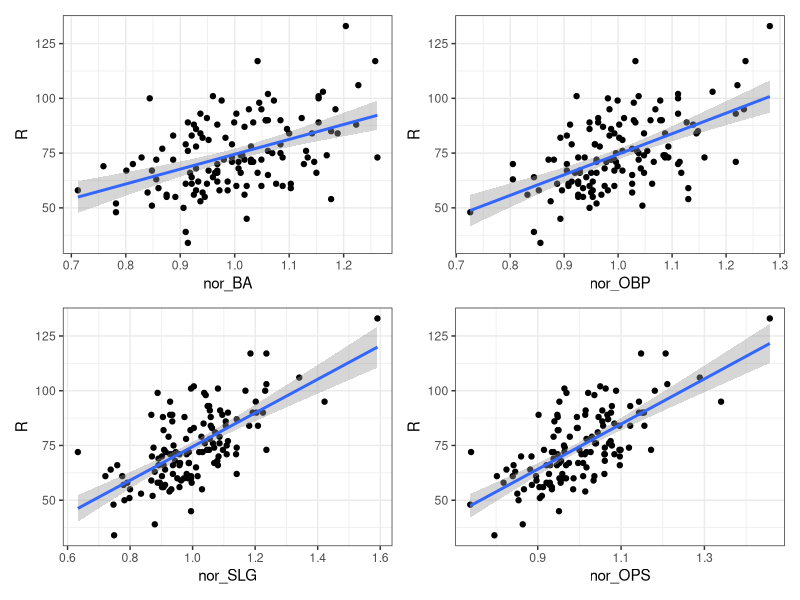
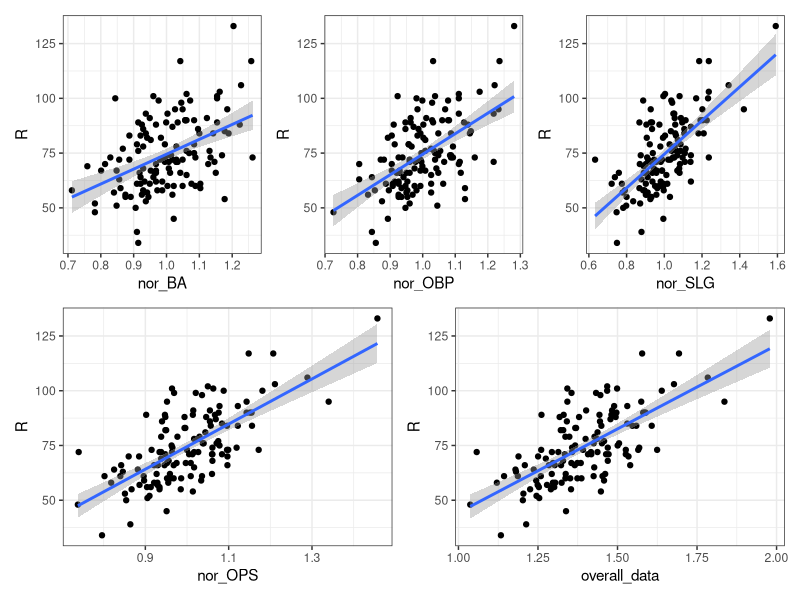
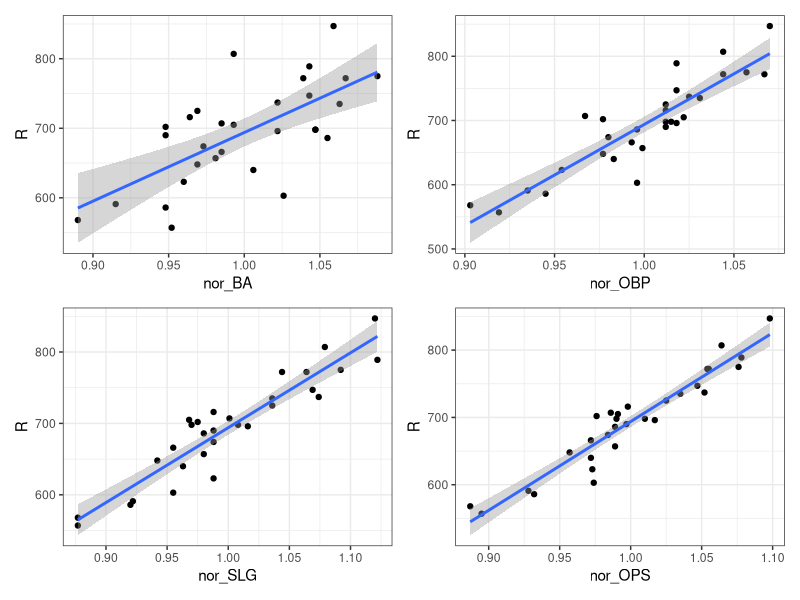
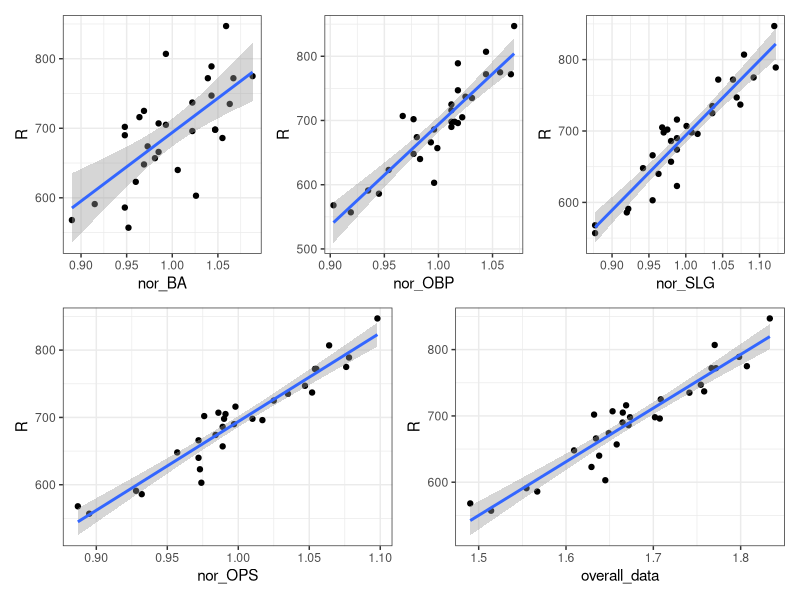

Reproduce these figures in R, in order.
### 1. setup ###
library(tidyverse)
library(kableExtra)
library(patchwork)



### 2. load data ###
# Load data from 2022 MLB batter (source: https://baseballsavant.mlb.com/)
batter_22 <- read.csv("batters_2022.csv")

# first name + last name으로 name column 만들기
batter_22 <- batter_22 %>% 
  mutate(
    name = paste(first_name, last_name, sep= " ")
  )



### 3. change name of column : data I need: BA, SLG, OBP, OPS ###
# 사용할 column을 약어로 수정
batter_22  <- 
  rename(batter_22,
         BA = batting_avg,
         SLG = slg_percent, 
         OBP = on_base_percent,
         OPS = on_base_plus_slg,
         R = r_run)



### 4. normalizing ###
# 각 통계량을 0에서 1의 척도로 정규화

# means
# 지표별 선수들의 평균을 담을 batter_means 테이블을 만듦
mean_selected <- select(batter_22, BA, OBP, SLG, OPS)
batter_means <- mean_selected %>% 
  summarize_all(mean)

# normalizing
# 정규화한 값을 batter_22 테이블에 nor_[지표이름] 칼럼으로 추가
batter_22 <- batter_22 %>% 
  mutate(    
    nor_BA = round(BA / batter_means$BA, digits = 3), 
    nor_OBP = round(OBP / batter_means$OBP, digits = 3), 
    nor_SLG = round(SLG / batter_means$SLG, digits = 3),
    nor_OPS = round(OPS / batter_means$OPS, digits = 3)
  )



### 5. Correlation ###

# Correlate to Runs
# 가중치를 결정하기 위한 상관관계 계산
batter_cor <- data.frame(
  r_BA = cor(batter_22$nor_BA, batter_22$R), 
  r_OBP = cor(batter_22$nor_OBP, batter_22$R),
  r_SLG = cor(batter_22$nor_SLG, batter_22$R),
  r_OPS = cor(batter_22$nor_OPS, batter_22$R)
) 

# Visualization
p1 <- ggplot(data = batter_22, aes(x = nor_BA, y = R)) + 
  geom_point() + 
  geom_smooth(method = "lm") + 
  theme_bw()

p2 <- ggplot(data = batter_22, aes(x = nor_OBP, y = R)) + 
  geom_point() + 
  geom_smooth(method = "lm") + 
  theme_bw()

p3 <- ggplot(data = batter_22, aes(x = nor_SLG, y = R)) + 
  geom_point() + 
  geom_smooth(method = "lm") +
  theme_bw()

p4 <- ggplot(data = batter_22, aes(x = nor_OPS, y = R)) + 
  geom_point() + 
  geom_smooth(method = "lm") +
  theme_bw()

(p1|p2)/(p3|p4)



### 6. determine weight ###
# 공격력을 측정에 있어 상대적인 중요성을 기반으로 각 지표에 가중치를 할당
# 가중치는 네 범주의 상관관계의 합에 대한 각 범주의 비율로 계산

batter_cor <- batter_cor %>% 
  mutate (
    weight_BA = r_BA / (r_BA +  r_OBP + r_SLG + r_OPS),
    weight_OBP = r_OBP / (r_BA +  r_OBP + r_SLG + r_OPS), 
    weight_SLG = r_SLG / (r_BA +  r_OBP + r_SLG + r_OPS),
    weight_OPS = r_OPS / (r_BA +  r_OBP + r_SLG + r_OPS)    
  )

# weight of BA == 0.192
# weight of OBP == 0.235
# weight of SLG == 0.279
# weight of OPS == 0.292



### 7. Multiply each normalized data by weight to create an overall value ###
# 정규화된 각 데이터에 가중치를 곱해 새로운 지표(overall_data)를 만듦
batter_22 <- batter_22 %>% 
  mutate (
    overall_data = (nor_BA * batter_cor$weight_BA) + (nor_OBP * batter_cor$weight_OBP) +
      (nor_SLG * batter_cor$weight_SLG) + (nor_OPS * batter_cor$r_OPS)
  )



### 8. Correlate newly created data with R ###
# 가중치를 사용하여 생성된 overall_data와 R(run) 사이의 상관관계 계산
batter_cor <- batter_cor %>% 
  mutate(
    r_overall_data = cor(batter_22$overall_data, batter_22$R)
  ) 

p5 <- ggplot(data = batter_22, aes(x = overall_data, y = R)) + 
  geom_point() + 
  geom_smooth(method = "lm") +
  theme_bw()

(p1|p2|p3)/(p4|p5)

#---------------------------------------------------------------------------

# 같은 방법으로 팀 데이터에 적용
team_batting_22 <- read.csv("team_batting_2022.csv")

### 1. Column 이름 수정 ###
# data I need: BA, SLG, OBP, OPS
team_batting_22  <- 
  rename(team_batting_22, BA = AVG)



### 2. normalizing ###

# means
# 지표별 선수들의 평균을 담을 team_mean_selected 테이블을 만듦
team_mean_selected <- select(team_batting_22, BA, OBP, SLG, OPS)
team_batting_means <- team_mean_selected %>% 
  summarize_all(mean)

# normalizing
# 정규화한 값을 team_batting_22 테이블에 nor_[지표이름] 칼럼으로 추가
team_batting_22 <- team_batting_22 %>% 
  mutate(    
    nor_BA = round(BA / team_batting_means$BA, digits = 3), 
    nor_OBP = round(OBP / team_batting_means$OBP, digits = 3), 
    nor_SLG = round(SLG / team_batting_means$SLG, digits = 3),
    nor_OPS = round(OPS / team_batting_means$OPS, digits = 3)
  )



### 3. Correlation ###

# Correlate to Runs
# 가중치를 결정하기 위한 상관관계 계산
team_batting_cor <- data.frame(
  r_BA = cor(team_batting_22$nor_BA, team_batting_22$R), 
  r_OBP = cor(team_batting_22$nor_OBP, team_batting_22$R),
  r_SLG = cor(team_batting_22$nor_SLG, team_batting_22$R),
  r_OPS = cor(team_batting_22$nor_OPS, team_batting_22$R)
) 

# Visualization
p1_team <- ggplot(data = team_batting_22, aes(x = nor_BA, y = R)) + 
  geom_point() + 
  geom_smooth(method = "lm") + 
  theme_bw()

p2_team <- ggplot(data = team_batting_22, aes(x = nor_OBP, y = R)) + 
  geom_point() + 
  geom_smooth(method = "lm") + 
  theme_bw()

p3_team <- ggplot(data = team_batting_22, aes(x = nor_SLG, y = R)) + 
  geom_point() + 
  geom_smooth(method = "lm") +
  theme_bw()

p4_team <- ggplot(data = team_batting_22, aes(x = nor_OPS, y = R)) + 
  geom_point() + 
  geom_smooth(method = "lm") +
  theme_bw()

(p1_team|p2_team)/(p3_team|p4_team)



### 4. determine weight ###
# 공격력을 측정에 있어 상대적인 중요성을 기반으로 각 지표에 가중치를 할당
# 가중치는 네 범주의 상관관계의 합에 대한 각 범주의 비율로 계산

team_batting_cor <- team_batting_cor %>% 
  mutate (
    weight_BA = r_BA / (r_BA +  r_OBP + r_SLG + r_OPS),
    weight_OBP = r_OBP / (r_BA +  r_OBP + r_SLG + r_OPS), 
    weight_SLG = r_SLG / (r_BA +  r_OBP + r_SLG + r_OPS),
    weight_OPS = r_OPS / (r_BA +  r_OBP + r_SLG + r_OPS)    
  )

# weight of BA == 0.195
# weight of OBP == 0.259
# weight of SLG == 0.269
# weight of OPS == 0.275



### 5. Multiply each normalized data by weight to create an overall value ###
# 정규화된 각 데이터에 가중치를 곱해 새로운 지표(overall_data)를 만듦
team_batting_22 <- team_batting_22 %>% 
  mutate (
    overall_data = (nor_BA * team_batting_cor$weight_BA) + (nor_OBP * team_batting_cor$weight_OBP) +
      (nor_SLG * team_batting_cor$weight_SLG) + (nor_OPS * team_batting_cor$r_OPS)
  )



### 6. Correlate newly created data with R ###
# 가중치를 사용하여 생성된 overall_data와 R(run) 사이의 상관관계 계산
team_batting_cor <- team_batting_cor %>% 
  mutate(
    r_overall_data = cor(team_batting_22$overall_data, team_batting_22$R)
  ) 

# Visualization
p5_team <- ggplot(data = team_batting_22, aes(x = overall_data, y = R)) + 
  geom_point() + 
  geom_smooth(method = "lm") +
  theme_bw()

(p1_team|p2_team|p3_team)/(p4_team|p5_team)
